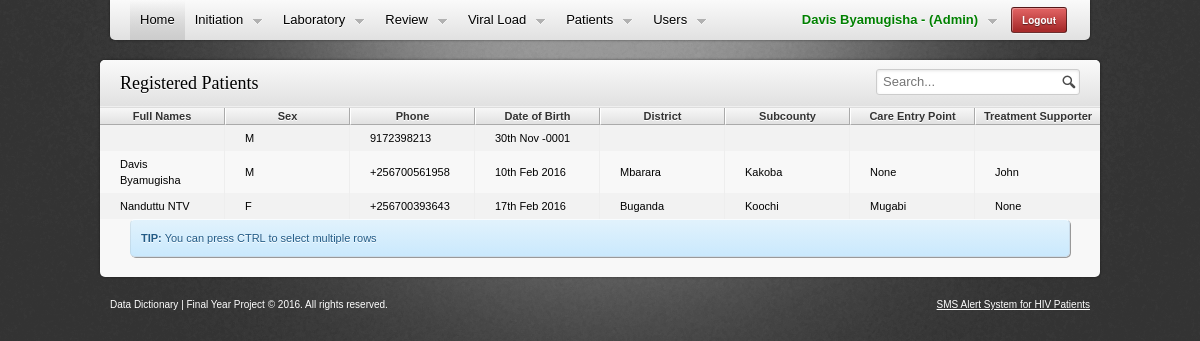
Screenshot of /view_patients.php (signed in) with the database file from the repository.
### tables this page shows
CREATE TABLE IF NOT EXISTS `patients` (
  `Patient_Id` int(11) NOT NULL AUTO_INCREMENT,
  `First_Name` varchar(60) NOT NULL,
  `Last_Name` varchar(60) NOT NULL,
  `Sex` varchar(3) NOT NULL,
  `Phone` varchar(45) NOT NULL,
  `Date_Of_Birth` date NOT NULL,
  `District` varchar(45) NOT NULL,
  `Subcounty` varchar(45) NOT NULL,
  `Parish` varchar(45) NOT NULL,
  `Village` varchar(45) NOT NULL,
  `Care_Entry_Point` varchar(60) NOT NULL,
  `Treatment_Supporter` varchar(60) NOT NULL,
  `Created_At` timestamp NOT NULL DEFAULT CURRENT_TIMESTAMP,
  PRIMARY KEY (`Patient_Id`)
);

### init.php (called while the page is built, shortened)
    <?php
function streamline_date($date) {
    $create_date = date_create($date);
    $new_date = date_format($create_date, 'jS M Y');
    return $new_date;
}

### view_patients.php (the view, shortened to what this page needs)
<!DOCTYPE html>
<html lang="en">
    <head>
        <link rel="stylesheet" media="screen" href="css/reset.css" />
        <link rel="stylesheet" media="screen" href="css/grid.css" />
        <link rel="stylesheet" media="screen" href="css/style.css" />
        <link rel="stylesheet" media="screen" href="css/messages.css" />
        <link rel="stylesheet" media="screen" href="css/forms.css" />
        <link rel="stylesheet" media="screen" href="css/tables.css" />
        <meta http-equiv="Content-Type" content="text/html; charset=utf-8" /></head>
    <body>
        <div id="wrapper">
            <?php
            include("includes/header_menu.php");
            ?>
            <section>
                <div class="container_8 clearfix">
                    <div class="main-content">
                        <header>
                            <input type="text" class="search fr" placeholder="Search..." />
                            <h2>Registered Patients</h2>
                        </header>
                        <section class="with-table">
                            <table class="datatable tablesort selectable paginate full">
                                <thead>
                                    <tr>
                                        <th>Full Names</th>
                                        <th>Sex</th>
                                        <th>Phone</th>
                                        <th>Date of Birth</th>
                                        <th>District</th>
                                        <th>Subcounty</th>
                                        <th>Care Entry Point</th>
                                        <th>Treatment Supporter</th>
                                    </tr>
                                </thead>
                                <tbody>
                                    <?php
                                    include 'init.php';
                                    $query = mysql_query("select * from patients order by First_Name");
                                    while ($row = mysql_fetch_assoc($query)) {
                                        ?>
                                        <tr>
                                            <td><?php echo $row["First_Name"] . " " . $row["Last_Name"]; ?></td>
                                            <td><?php echo $row['Sex'] ?></td>
                                            <td><?php echo $row["Phone"] ?></td>
                                            <td><?php echo streamline_date($row['Date_Of_Birth']); ?></td>
                                            <td><?php echo $row['District'] ?></td>
                                            <td><?php echo $row['Subcounty'] ?></td>
                                            <td><?php echo $row['Care_Entry_Point'] ?></td>
                                            <td><?php echo $row['Treatment_Supporter'] ?></td>
                                        </tr>
                                        <?php
                                    }
                                    ?>
                                </tbody>
                            </table>
                            <div class="container_6 clearfix">
                                <div class="grid_6">
                                    <div class="message info"><b>TIP:</b> You can press CTRL to select multiple rows</div>
                                </div>
                            </div>
                        </section>
                    </div>
            </section>
        </div>
<?php include("includes/footer.php"); ?>
</body>
</html>

### css/grid.css (style rules this page uses)
.container_8 { margin-left: auto; margin-right: auto; width: 1000px; }
.grid_1, .grid_2, .grid_3, .grid_4, .grid_5, .grid_6, .grid_7, .grid_8 { display:inline; float: left; position: relative; margin-left: 10px; margin-right: 10px; }
.container_8 .grid_6 { width:730px; }
.container_6 { margin-left: auto; margin-right: auto; width: 960px; }
.grid_1, .grid_2, .grid_3, .grid_4, .grid_5, .grid_6 { display:inline; float: left; position: relative; margin-left: 10px; margin-right: 10px; }
.container_6 .grid_6 { width:940px; }
.clearfix:after { visibility: hidden; display: block; font-size: 0; content: " "; clear: both; height: 0; }

### css/style.css (style rules this page uses)
body { font:normal normal normal 11px/16px 'Lucida Grande','Lucida Sans Unicode',Helvetica,Arial,Verdana,sans-serif;overflow:-moz-scrollbars-vertical;background:#333 url(../images/bg.png) no-repeat center top; }
h2 { font-size:18px; }
h1,h2,h3,h4,h5,h6,p { margin:1em 0; }
h1,h2,h3 { color:#000; }
h1,h2,h3,b,strong,caption,th,thead,dt,legend { font-weight:bold; }
.fr { float:right!important; }
#wrapper>section { padding-top:60px; }
.main-content { background:#f8f8f8;-moz-box-shadow:0 0 3px #555;-moz-box-shadow:0 0 3px rgba(0,0,0,0.5);-webkit-box-shadow:0 0 3px #555;-webkit-box-shadow:0 0 3px rgba(0,0,0,0.5);-khtml-box-shadow:0 0 3px #555;-khtml-box-shadow:0 0 3px rgba(0,0,0,0.5);box-shadow:0 0 3px rgba(0,0,0,0.5);-moz-border-radius:5px;-webkit-border-radius:5px;-khtml-border-radius:5px;border-radius:5px;margin-bottom:20px;position:relative;z-index:1; }
.main-content>header { background:#e1e1e1;background:-moz-linear-gradient(top,#fafafa,#e1e1e1);background:-webkit-gradient(linear,left top,left bottom,from(#fafafa),to(#e1e1e1));-pie-background:linear-gradient(top,#fafafa,#e1e1e1);border-bottom:1px solid #efefef;-moz-border-radius:5px 5px 0 0;-webkit-border-top-left-radius:5px;-webkit-border-top-right-radius:5px;-khtml-border-radius:5px 5px 0 0;border-radius:5px 5px 0 0;-moz-box-shadow:0 1px 0 #ddd;-webkit-box-shadow:0 1px 0 #ddd;-khtml-box-shadow:0 1px 0 #ddd;box-shadow:0 1px 0 #ddd;padding:15px 20px;position:relative; }
.main-content>header h2 { font-family:Georgia,'Times New Roman','Bitstream Charter',Times,serif;font-weight:normal;font-size:18px;margin:0;text-shadow:0 1px 0 #fff; }
.main-content>header input { position:relative;top:-6px; }
.main-content>section { -moz-border-radius:0 0 5px 5px;-webkit-border-bottom-left-radius:5px;-webkit-border-bottom-right-radius:5px;-khtml-border-radius:0 0 5px 5px;border-radius:0 0 5px 5px;padding:20px;overflow:hidden; }

### css/messages.css (style rules this page uses)
.message { border-top:1px solid #fff!important;border-top:1px solid rgba(255,255,255,0.9)!important;border-left:1px solid #fff!important;border-left:1px solid rgba(100,100,100,0.1)!important;padding:10px;-moz-border-radius:5px;-webkit-border-radius:5px;-khtml-border-radius:5px;border-radius:5px;margin-bottom:10px;-moz-box-shadow:1px 1px 0 #999;-webkit-box-shadow:1px 1px 0 #999;box-shadow:1px 1px 0 #999;position:relative; }
.message.info { border:1px solid #cadcea;background:#e1f2fc;background:-webkit-gradient(linear,left top,left bottom,from(#e1f2fc),to(#cae9fd));background:-moz-linear-gradient(top,#e1f2fc,#cae9fd);-pie-background:linear-gradient(top,#e1f2fc,#cae9fd);color:#225b86;text-shadow:0 1px 0 #fff; }

### css/forms.css (style rules this page uses)
input, textarea, select { outline: none; }
input { position: relative; }
.ui-select, .ui-select .ui-select-value, textarea, input[type=text], input[type=password], input[type=email], input[type=url], input[type=date], input[type=number], input[type=time], input[type=date], .ui-date, .ui-file { background-color: #fff; -moz-border-radius: 3px; -webkit-border-radius: 3px; -khtml-border-radius: 3px; border-radius: 3px; border: 1px solid #ccc; padding: 4px 6px; -moz-box-shadow: inset 0 1px 3px rgba(0,0,0,0.1); -webkit-box-shadow: inset 0 1px 3px rgba(0,0,0,0.1); box-shadow: inset 0 1px 3px rgba(0,0,0,0.1); font: 13px/16px Arial, sans-serif !important; }
input.search { background: #fff url(../images/search.png) no-repeat right center; padding-right: 20px !important; }

### rows the page displays
patients: Sex "M", Phone "9172398213", Date_Of_Birth "30th Nov -0001"
patients: First_Name "Davis", Last_Name "Byamugisha", Sex "M", Phone "+256700561958", Date_Of_Birth "10th Feb 2016", District "Mbarara", Subcounty "Kakoba", Care_Entry_Point "None", Treatment_Supporter "John"
patients: First_Name "Nanduttu", Last_Name "NTV", Sex "F", Phone "+256700393643", Date_Of_Birth "17th Feb 2016", District "Buganda", Subcounty "Koochi", Care_Entry_Point "Mugabi", Treatment_Supporter "None"

### other values shown
$_SESSION['full_names'] "Davis Byamugisha"
$_SESSION['user_type'] "Admin"
